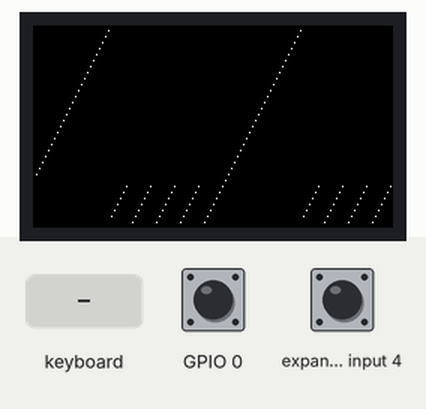
The sketch below on a simulated ESP32-S3. Shown: 240×135 colour display. The inputs (shaded band) are chosen by the test bench; at power-on: GPIO 0 HIGH, expander input 4 HIGH. I2S audio is not simulated (input reads silence); what the sketch prints to the serial monitor is not drawn.

Above: at 0.9 s.
1.0 s: keyboard key "1" received
At 1.2 s:
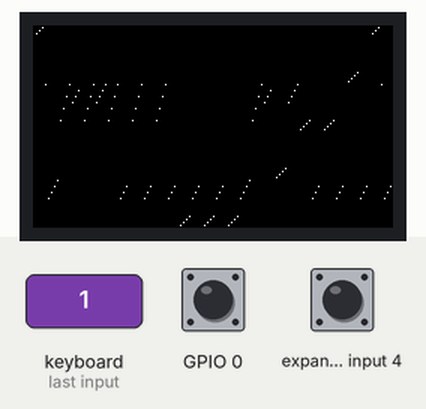
At 1.8 s:
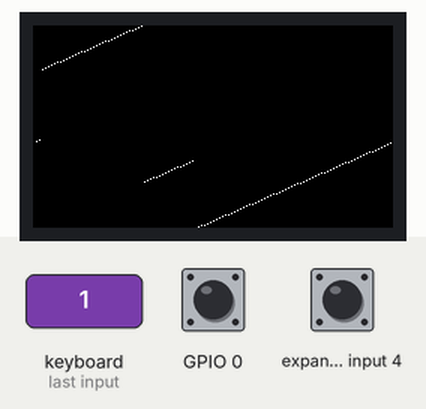
Timing chart, 0 to 4.0 s (numbered marks = the images above; inputs shaded):
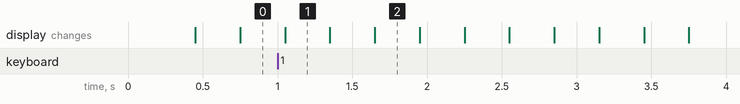

The sketch:

Cardputer-Bytebeat-Player.ino
```cpp
#include "driver/i2s.h"
#include <M5Cardputer.h>

#define display M5Cardputer.Display
#define kb M5Cardputer.Keyboard

#define I2S_SAMPLE_RATE     (8000)
#define I2S_SAMPLE_BITS     (I2S_BITS_PER_SAMPLE_16BIT)
#define I2S_CHANNEL_NUM     (1)
#define I2S_BUFFER_SIZE     (16)
#define PIN_LRC             43
#define PIN_BCLK            41
#define PIN_DIN             I2S_PIN_NO_CHANGE
#define PIN_DOUT            42

void setup() {
  auto cfg = M5.config();
  M5Cardputer.begin(cfg, true);
  Serial.begin(9600);
  i2s_config_t i2s_config = {
    .mode = (i2s_mode_t)(I2S_MODE_MASTER| I2S_MODE_TX),
    .sample_rate = I2S_SAMPLE_RATE,
    .bits_per_sample = I2S_SAMPLE_BITS,
    .channel_format = I2S_CHANNEL_FMT_ALL_RIGHT,
    .communication_format = (i2s_comm_format_t)(I2S_COMM_FORMAT_STAND_I2S | I2S_COMM_FORMAT_STAND_MSB),
    .intr_alloc_flags = ESP_INTR_FLAG_LEVEL1,
    .dma_buf_count = 16,
    .dma_buf_len = I2S_BUFFER_SIZE,
  };
  i2s_pin_config_t pin_config = {
    .bck_io_num = PIN_BCLK,
    .ws_io_num = PIN_LRC,
    .data_out_num = PIN_DOUT,
    .data_in_num = PIN_DIN,
  };

  i2s_driver_install(I2S_NUM_0, &i2s_config, 0, NULL);
  i2s_set_pin(I2S_NUM_0, &pin_config);
  i2s_set_clk((i2s_port_t)0, I2S_SAMPLE_RATE, I2S_SAMPLE_BITS, (i2s_channel_t)1);
  playBeat();
}

static float VolumeToAmplification(int volume)
//Volume in the Range 0..100
{
 /*
    https://www.dr-lex.be/info-stuff/volumecontrols.html

    Dynamic range   a           b       Approximation
    50 dB         3.1623e-3     5.757       x^3
    60 dB         1e-3          6.908       x^4
    70 dB         3.1623e-4     8.059       x^5
    80 dB         1e-4          9.210       x^6
    90 dB         3.1623e-5     10.36       x^6
    100 dB        1e-5          11.51       x^7
 */


float x = volume / 100.0f; //"volume" Range 0..100


#if 0
  float a = 1e-3;
  float b = 6.908f;
  float ampl = a * expf( b * x );
  if (x < 0.1f) ampl *= x*10.0f;
#else
  //Approximation:
  float ampl = x * x * x * x; //60dB
#endif

  return ampl;
}


void playBeat() {
  int t = 0;
  int volume = 25;
  int lineX = 0;
  int prevRes = 0;
  int prevLineX = lineX;

  while(true) {
    uint8_t out = t*((t&4096?t%65536<59392?7:t&7:16)+(1&t>>14))>>(3&-t>>(t&2048?2:10));
    int16_t res = map(out,0,255,-32768,32767); // Convert to 8 bit

    M5Cardputer.update();
    if (kb.isChange()) {
      if (kb.isPressed()) {
        if (kb.isKeyPressed(',') && volume > 5) { // Less than 10 is inaudible (at least for me)
          volume -= 5;
        }
        if (kb.isKeyPressed('/') && volume < 70) { // More than 70 distorts the sound
          volume += 5;
        }
        Serial.println(volume);
      }
    }

    if (out <= display.height()) {
      display.drawLine(lineX, 0, lineX, display.height(), BLACK);
      display.drawPixel(lineX, display.height()-out, WHITE);
    }

    prevRes = out;

    if (lineX >= display.width()) {
      lineX = 0;
    }

    lineX += 2;

    res = res*VolumeToAmplification(volume);
    size_t size = 1;
    i2s_write(I2S_NUM_0, &res, sizeof(res), &size, portMAX_DELAY);

    t++;
  }
}

void loop() {
}
```
